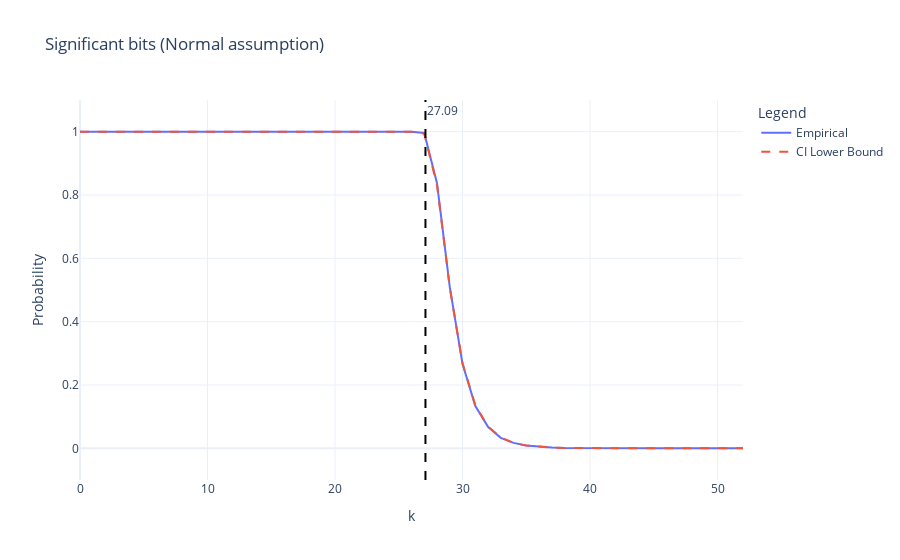

Notebook source saved alongside this figure:
### Code cell
def significant_normal_probability(Z, alpha, k, eref):
    """Computes the probability lower-bound of
    the k-th bit being significant in the normal case"""
    return 2 * stats.norm.cdf(2 ** (-k + (eref - 1)) / sigma_upper_bound(Z, alpha)) - 1


def significant_normal(Z, alpha, p, eref):
    """Computes the lower bound on the significant bits in the normal case"""
    sigma_ub = sigma_upper_bound(Z, alpha)
    if sigma_ub > 0:
        sg_bits = -math.log2(sigma_ub) + (eref - 1)
    else:
        sg_bits = 53 + (eref - 1)
    sg_correction = math.log2(stats.norm.ppf((p + 1) / 2))
    sg_lb = sg_bits - sg_correction
    return (sg_lb, sg_bits, sg_correction)


sg_lb, sg_bits, sg_correction = significant_normal(Z, alpha, significant_p, eref)
print("initial_significant_bits = {} correction = {}".format(sg_bits, sg_correction))
print(
    "significant_bits = {} with p = {} and alpha = {}".format(
        sg_lb, significant_p, alpha
    )
)

confidence_plot(
    kth_significant / Z.size,
    [significant_normal_probability(Z, alpha, k, eref) for k in range(53)],
    kth=sg_lb,
    title="Significant bits (Normal assumption)",
)

### Figure 1 — Plotly figure (JSON) as saved in the notebook; plotly's stock layout.template omitted (floating-point values rounded to 4 significant figures)
{"data": [{"mode": "lines", "name": "Empirical", "type": "scatter", "x": [0, 1, 2, 3, 4, 5, 6, 7, 8, 9, 10, 11, 12, 13, 14, 15, 16, 17, 18, 19, 20, 21, 22, 23, 24, 25, 26, 27, 28, 29, 30, 31, 32, 33, 34, 35, 36, 37, 38, 39, 40, 41, 42, 43, 44, 45, 46, 47, 48, 49, 50, 51, 52], "y": [1.0, 1.0, 1.0, 1.0, 1.0, 1.0, 1.0, 1.0, 1.0, 1.0, 1.0, 1.0, 1.0, 1.0, 1.0, 1.0, 1.0, 1.0, 1.0, 1.0, 1.0, 1.0, 1.0, 1.0, 1.0, 1.0, 1.0, 0.9957, 0.8375, 0.5097, 0.267, 0.1343, 0.0679, 0.033, 0.0172, 0.0089, 0.0051, 0.0025, 0.0012, 0.0008, 0.0002, 0.0, 0.0, 0.0, 0.0, 0.0, 0.0, 0.0, 0.0, 0.0, 0.0, 0.0, 0.0]}, {"line": {"dash": "dash"}, "mode": "lines", "name": "CI Lower Bound", "type": "scatter", "x": [0, 1, 2, 3, 4, 5, 6, 7, 8, 9, 10, 11, 12, 13, 14, 15, 16, 17, 18, 19, 20, 21, 22, 23, 24, 25, 26, 27, 28, 29, 30, 31, 32, 33, 34, 35, 36, 37, 38, 39, 40, 41, 42, 43, 44, 45, 46, 47, 48, 49, 50, 51, 52], "y": [1, 1, 1, 1, 1, 1, 1, 1, 1, 1, 1, 1, 1, 1, 1, 1, 1, 1, 1, 1, 1, 1, 1, 1, 1, 1, 1.0, 0.994, 0.8309, 0.5083, 0.269, 0.1365, 0.06849, 0.03428, 0.01714, 0.008572, 0.004286, 0.002143, 0.001072, 0.0005358, 0.0002679, 0.0001339, 6.697e-05, 3.349e-05, 1.674e-05, 8.371e-06, 4.186e-06, 2.093e-06, 1.046e-06, 5.232e-07, 2.616e-07, 1.308e-07, 6.54e-08]}], "layout": {"annotations": [{"showarrow": false, "text": "27.09", "x": 27.09, "xanchor": "left", "xref": "x", "y": 1, "yanchor": "top", "yref": "y domain"}], "legend": {"title": {"text": "Legend"}}, "shapes": [{"line": {"color": "black", "dash": "dash", "width": 2}, "name": "kth bit", "type": "line", "x0": 27.09, "x1": 27.09, "xref": "x", "y0": 0, "y1": 1, "yref": "y domain"}], "title": {"text": "Significant bits (Normal assumption)"}, "xaxis": {"title": {"text": "k"}}, "yaxis": {"range": [-0.1, 1.1], "title": {"text": "Probability"}}}}
